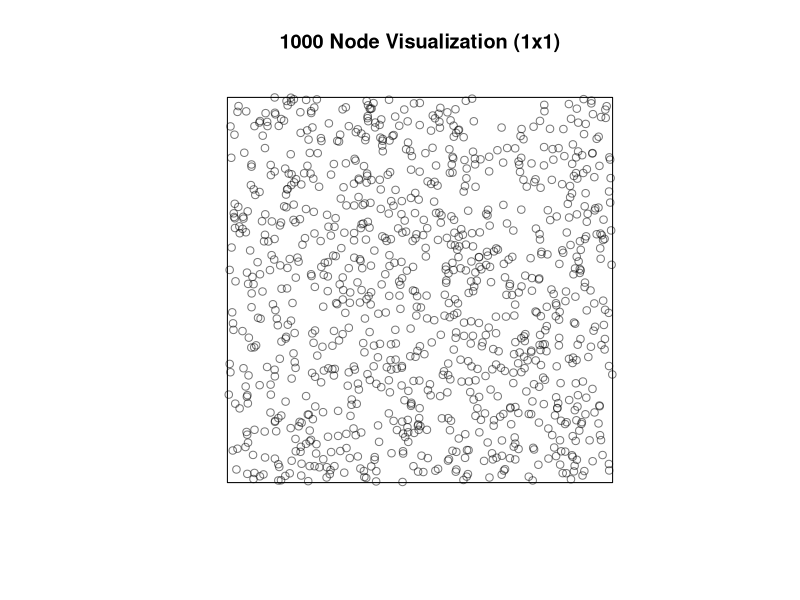
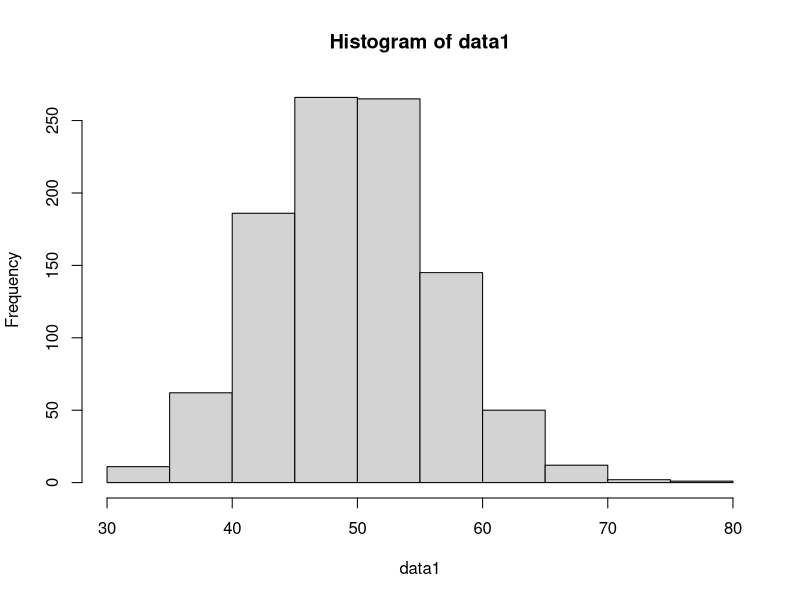
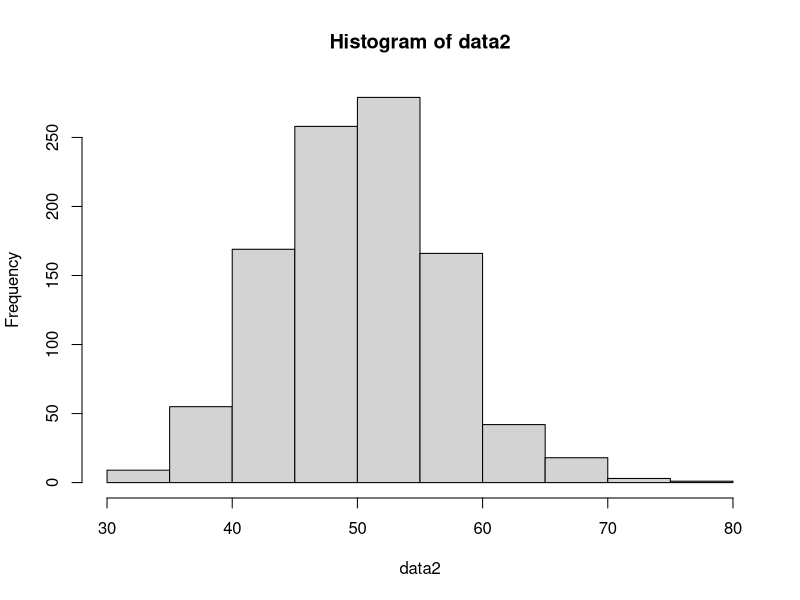
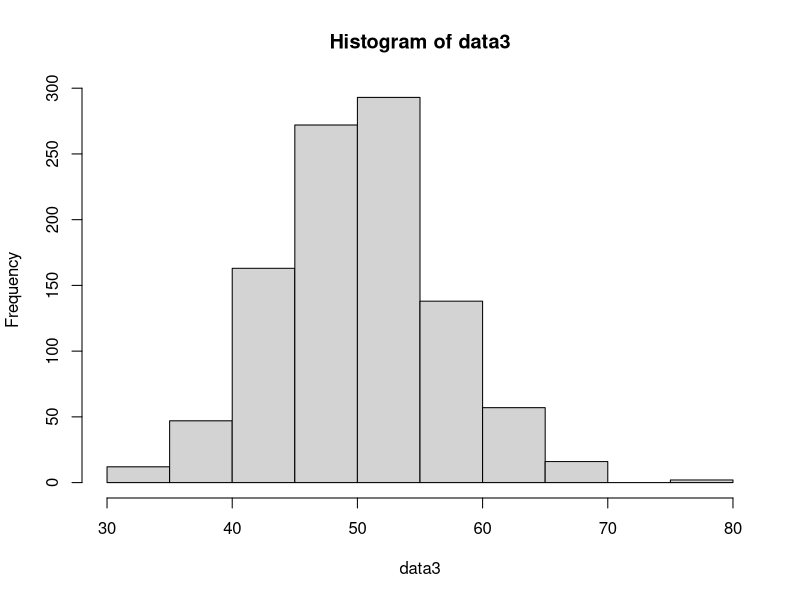

Write the R code that produced these figures, in order.
## ---- chunk 1
knitr::opts_chunk$set(echo = TRUE)
library(spatstat)
## ---- chunk 2
plot(runifpoint(1000, win=owin(c(0,1),c(0,1)), giveup=1000), main = '1000 Node Visualization (1x1)')
## ---- chunk 3
mat = matrix(runif(1000000),1000)
for(row in 1:nrow(mat)) {
  for(col in row:ncol(mat)) {
      if (mat[row,col] < 0.05 && row != col){
        mat[row,col] = 1
        mat[col,row] = 1
      } else {
        mat[row,col] = 0
        mat[col,row] = 0
      }
  }
}
## ---- chunk 4
data1 = rowSums(mat)
hist(data1)
summary(data1)
## ---- chunk 5
data2 = vector(mode = "numeric", length = 1000)
for (i in 1:1000) {
  x = trunc(runif(1,0,1000) + 1)
  y = sum(mat[x,])
  data2[i] = y
}
hist(data2)
summary(data2)
## ---- chunk 6
data3 = vector(mode = "numeric")
start = trunc(runif(1,0,1000) + 1)
list = which(mat[start,] == 1)
back = sample(list, 1)
for (k in 1:1000) {
  node = back
  list = which(mat[node,] == 1)
  tempback = back
  while (tempback == back) {
    back = sample(list, 1)
  }
  data3 = c(data3, sum(mat[node,]))
}
hist(data3)
summary(data3)
## ---- chunk 7
ans = 0
for (p in 1:1000) {
  list = which(mat[p,] == 1)
  ans = ans + (sum(mat[list,list]) / 2)
}
print(ans / 3)
